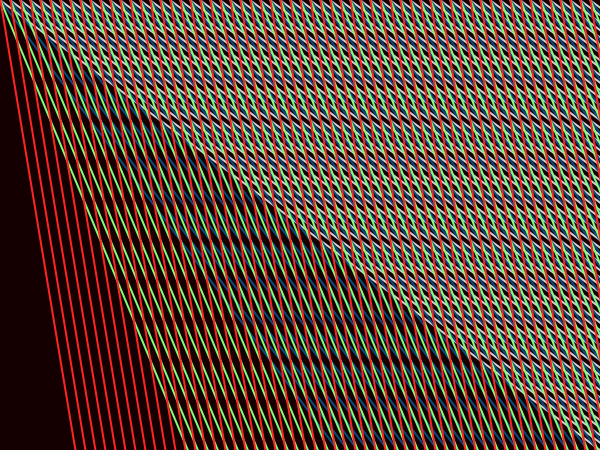
Frame 1 (no input)
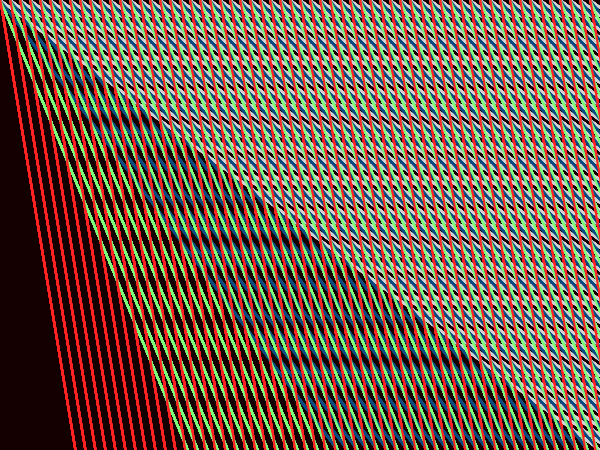
Frame 60 (the mouse pressed at the canvas centre just before this capture)
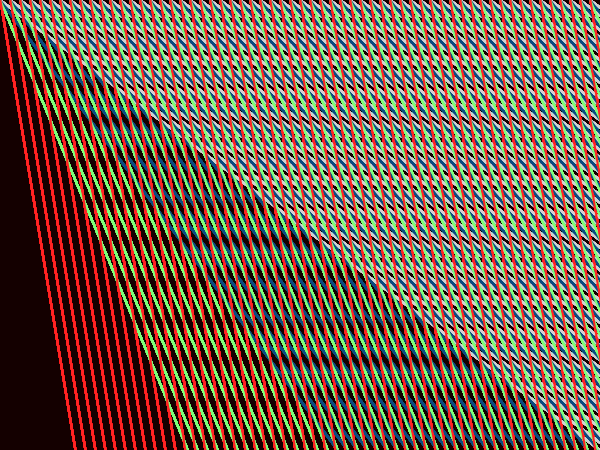
Frame 120 (the mouse held since frame 60 and released just before this capture)

The Processing sketch that drew these frames (run headless with seeded random() and noise(); from frame 60 on, the mouse is pressed at the canvas centre):

// Processing sketch: processing_42058
// ── processing_42058.pde

void setup(){
  size(600, 450);
  smooth();
  background(20, 0, 0);
}

void draw(){
  for (int i = 0; i < 600; i += 10) {
    stroke(209, 210, 211);
    strokeWeight(2);
    line(i, 0, i + 600, 450);
    stroke(10, 76, 129);
    strokeWeight(2);
    line(i, 0, i + 450, 600);
    stroke(127, 255, 121);
    strokeWeight(2);
    line(i, 0, i + 250, 600);
    stroke(255, 36, 36);
    strokeWeight(2);
    line(i, 0, i + 100, 600);
  };
}
